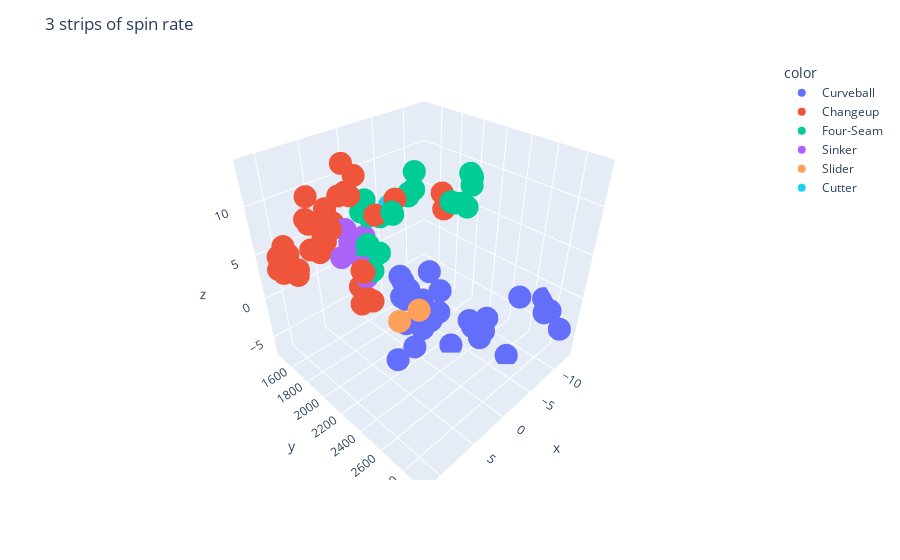

Here is the notebook cell this chart was saved with:
### Code cell
fig = px.scatter_3d(
    z = new_df['pfxz'],
    x = new_df['pfxx'],
    y = new_df['SpinRate'],
    color=new_df['AutoPitchType']
)

fig.update_layout(
    title='3 strips of spin rate', 
    autosize=True,
)

fig.show()

### Figure 1 — Plotly figure (JSON) as saved in the notebook; plotly's stock layout.template omitted (floating-point values rounded to 4 significant figures)
{"data": [{"hovertemplate": "color=Curveball<br>x=%{x}<br>y=%{y}<br>z=%{z}<extra></extra>", "legendgroup": "Curveball", "marker": {"color": "#636efa", "symbol": "circle"}, "mode": "markers", "name": "Curveball", "scene": "scene", "showlegend": true, "type": "scatter3d", "x": [-8.057, -6.063, -6.224, -5.709, -7.023, -5.548, -10.17, -12.79, -10.67, -11.0, -10.11, 5.322, 1.991, 1.515, 4.059, 2.786, 2.783, -2.542, -2.132, -2.553, -3.252, -8.673, -6.843, -2.214, -3.662, -0.1497, -3.921], "y": [2394.0, 2451.0, 2493.0, 2359.0, 2665.0, 2402.0, 2849.0, 2699.0, 2929.0, 2780.0, 2597.0, 2307.0, 2329.0, 2386.0, 2391.0, 2229.0, 2386.0, 1819.0, 1857.0, 1911.0, 1827.0, 1892.0, 1874.0, 1872.0, 2297.0, 2205.0, 2149.0], "z": [-6.369, -5.737, -2.788, -3.979, -6.777, -4.353, -0.8683, -1.782, -2.795, -2.106, -1.112, -3.522, -0.6648, -0.01882, -1.82, -1.083, -0.323, -0.8053, -3.067, -1.871, -4.173, -4.989, -1.652, -0.9282, -6.851, 0.1878, -3.699]}, {"hovertemplate": "color=Changeup<br>x=%{x}<br>y=%{y}<br>z=%{z}<extra></extra>", "legendgroup": "Changeup", "marker": {"color": "#EF553B", "symbol": "circle"}, "mode": "markers", "name": "Changeup", "scene": "scene", "showlegend": true, "type": "scatter3d", "x": [10.69, 9.226, 9.42, 6.65, 10.56, 9.764, 6.432, 9.701, 9.68, 11.34, 9.878, 10.37, 10.19, 9.487, 9.75, 9.206, -6.46, -5.661, 9.852, 5.174, 4.047, 8.369, 6.849, 8.809, 6.594, 5.959, 8.854, 8.332, 9.012, 8.392, 8.289, 4.487, 7.136, 4.787, 6.238, 2.435, 4.649], "y": [1536.0, 1501.0, 1476.0, 1518.0, 1491.0, 1459.0, 1545.0, 2389.0, 2424.0, 1835.0, 2364.0, 2420.0, 1695.0, 2307.0, 1667.0, 2282.0, 2014.0, 2077.0, 1871.0, 1912.0, 1880.0, 1900.0, 1862.0, 1871.0, 1998.0, 1868.0, 1871.0, 1879.0, 1918.0, 1900.0, 1963.0, 1802.0, 1602.0, 2119.0, 1690.0, 2136.0, 1583.0], "z": [5.064, 4.526, 5.3, 7.468, 3.289, 2.293, 9.867, 6.42, 6.476, 5.396, 8.972, 9.409, 4.338, 5.155, 4.129, 6.576, 8.69, 7.567, 7.629, 11.41, 12.77, 8.056, 9.116, 9.685, 12.6, 11.41, 6.974, 8.756, 8.219, 8.94, 9.566, 13.62, 7.617, 10.6, 7.505, 11.39, 8.287]}, {"hovertemplate": "color=Four-Seam<br>x=%{x}<br>y=%{y}<br>z=%{z}<extra></extra>", "legendgroup": "Four-Seam", "marker": {"color": "#00cc96", "symbol": "circle"}, "mode": "markers", "name": "Four-Seam", "scene": "scene", "showlegend": true, "type": "scatter3d", "x": [4.984, 3.622, 6.246, 4.185, 5.313, 6.138, 4.285, 4.842, 6.675, 8.27, 8.328, -7.22, -5.232, -6.042, -7.114, -4.86, -4.509, -7.597, 0.2499, -0.5079, 0.2344, 1.338, 3.112, 5.033], "y": [2071.0, 2078.0, 2085.0, 1979.0, 2041.0, 2139.0, 2017.0, 1989.0, 2174.0, 2399.0, 2338.0, 2235.0, 2265.0, 2262.0, 2240.0, 2218.0, 2204.0, 2199.0, 2118.0, 2118.0, 2157.0, 2179.0, 2159.0, 2286.0], "z": [10.3, 9.821, 8.106, 11.07, 7.355, 8.412, 10.13, 10.2, 8.786, 10.12, 8.121, 10.33, 9.289, 8.619, 11.18, 9.175, 9.331, 11.24, 11.22, 12.95, 11.72, 11.56, 10.33, 11.85]}, {"hovertemplate": "color=Sinker<br>x=%{x}<br>y=%{y}<br>z=%{z}<extra></extra>", "legendgroup": "Sinker", "marker": {"color": "#ab63fa", "symbol": "circle"}, "mode": "markers", "name": "Sinker", "scene": "scene", "showlegend": true, "type": "scatter3d", "x": [5.704, 6.485, 7.023, 5.911, 7.392, 7.316, 11.49, 8.718], "y": [2063.0, 2101.0, 1999.0, 2088.0, 2066.0, 2111.0, 2335.0, 2310.0], "z": [6.823, 6.82, 9.34, 8.794, 8.62, 8.973, 10.57, 7.489]}, {"hovertemplate": "color=Slider<br>x=%{x}<br>y=%{y}<br>z=%{z}<extra></extra>", "legendgroup": "Slider", "marker": {"color": "#FFA15A", "symbol": "circle"}, "mode": "markers", "name": "Slider", "scene": "scene", "showlegend": true, "type": "scatter3d", "x": [2.388, 5.052], "y": [2329.0, 2318.0], "z": [1.185, 1.143]}, {"hovertemplate": "color=Cutter<br>x=%{x}<br>y=%{y}<br>z=%{z}<extra></extra>", "legendgroup": "Cutter", "marker": {"color": "#19d3f3", "symbol": "circle"}, "mode": "markers", "name": "Cutter", "scene": "scene", "showlegend": true, "type": "scatter3d", "x": [1.44], "y": [2011.0], "z": [9.81]}], "layout": {"autosize": true, "legend": {"title": {"text": "color"}, "tracegroupgap": 0}, "margin": {"t": 60}, "scene": {"domain": {"x": [0, 1], "y": [0, 1]}, "xaxis": {"title": {"text": "x"}}, "yaxis": {"title": {"text": "y"}}, "zaxis": {"title": {"text": "z"}}}, "title": {"text": "3 strips of spin rate"}}}
